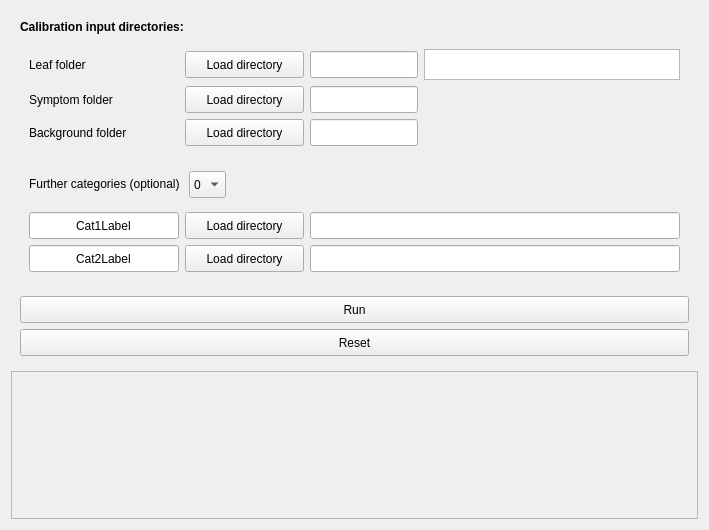
      <widget class="QWidget" name="tabCalibration">
       <attribute name="title">
        <string>Calibration</string>
       </attribute>
       <layout class="QGridLayout" name="gridLayout_4">
        <item row="0" column="0">
         <widget class="QFrame" name="setInFrame">
          <property name="maximumSize">
           <size>
            <width>16777215</width>
            <height>270</height>
           </size>
          </property>
          <property name="frameShape">
           <enum>QFrame::NoFrame</enum>
          </property>
          <property name="frameShadow">
           <enum>QFrame::Raised</enum>
          </property>
          <layout class="QFormLayout" name="formLayout">
           <item row="0" column="0" colspan="2">
            <widget class="QLabel" name="inputSetLabel">
             <property name="maximumSize">
              <size>
               <width>16777215</width>
               <height>34</height>
              </size>
             </property>
             <property name="text">
              <string>&lt;html&gt;&lt;head/&gt;&lt;body&gt;&lt;p&gt;&lt;span style=&quot; font-weight:600;&quot;&gt;Calibration input directories:&lt;/span&gt;&lt;/p&gt;&lt;/body&gt;&lt;/html&gt;</string>
             </property>
            </widget>
           </item>
           <item row="1" column="0" colspan="2">
            <widget class="QFrame" name="inFrame">
             <property name="frameShape">
              <enum>QFrame::NoFrame</enum>
             </property>
             <property name="frameShadow">
              <enum>QFrame::Raised</enum>
             </property>
             <layout class="QGridLayout" name="gridLayout_6">
              <item row="2" column="1">
               <widget class="QPushButton" name="loadBackgroundPushButton">
                <property name="minimumSize">
                 <size>
                  <width>119</width>
                  <height>27</height>
                 </size>
                </property>
                <property name="maximumSize">
                 <size>
                  <width>119</width>
                  <height>27</height>
                 </size>
                </property>
                <property name="toolTip">
                 <string>&lt;html&gt;&lt;head/&gt;&lt;body&gt;&lt;p&gt;Open file dialog to load list accession file (.txt)&lt;/p&gt;&lt;/body&gt;&lt;/html&gt;</string>
                </property>
                <property name="whatsThis">
                 <string>&lt;html&gt;&lt;head/&gt;&lt;body&gt;&lt;p&gt;Open file dialog to load list accession file (.txt)&lt;/p&gt;&lt;/body&gt;&lt;/html&gt;</string>
                </property>
                <property name="text">
                 <string>Load directory</string>
                </property>
               </widget>
              </item>
              <item row="0" column="1">
               <widget class="QPushButton" name="loadLeafPushButton">
                <property name="minimumSize">
                 <size>
                  <width>119</width>
                  <height>27</height>
                 </size>
                </property>
                <property name="maximumSize">
                 <size>
                  <width>119</width>
                  <height>27</height>
                 </size>
                </property>
                <property name="toolTip">
                 <string>&lt;html&gt;&lt;head/&gt;&lt;body&gt;&lt;p&gt;Open file dialog to load list accession file (.txt)&lt;/p&gt;&lt;/body&gt;&lt;/html&gt;</string>
                </property>
                <property name="whatsThis">
                 <string>&lt;html&gt;&lt;head/&gt;&lt;body&gt;&lt;p&gt;Open file dialog to load list accession file (.txt)&lt;/p&gt;&lt;/body&gt;&lt;/html&gt;</string>
                </property>
                <property name="text">
                 <string>Load directory</string>
                </property>
               </widget>
              </item>
              <item row="1" column="0">
               <widget class="QLabel" name="symptomLabel">
                <property name="minimumSize">
                 <size>
                  <width>150</width>
                  <height>27</height>
                 </size>
                </property>
                <property name="maximumSize">
                 <size>
                  <width>210</width>
                  <height>27</height>
                 </size>
                </property>
                <property name="text">
                 <string>Symptom folder</string>
                </property>
               </widget>
              </item>
              <item row="0" column="0">
               <widget class="QLabel" name="leafLabel">
                <property name="minimumSize">
                 <size>
                  <width>150</width>
                  <height>27</height>
                 </size>
                </property>
                <property name="maximumSize">
                 <size>
                  <width>210</width>
                  <height>27</height>
                 </size>
                </property>
                <property name="text">
                 <string>Leaf folder</string>
                </property>
               </widget>
              </item>
              <item row="2" column="0">
               <widget class="QLabel" name="backgroundLabel">
                <property name="minimumSize">
                 <size>
                  <width>150</width>
                  <height>27</height>
                 </size>
                </property>
                <property name="maximumSize">
                 <size>
                  <width>210</width>
                  <height>27</height>
                 </size>
                </property>
                <property name="text">
                 <string>Background folder</string>
                </property>
               </widget>
              </item>
              <item row="1" column="2">
               <widget class="QLineEdit" name="symptomOpenLineEdit">
                <property name="minimumSize">
                 <size>
                  <width>0</width>
                  <height>27</height>
                 </size>
                </property>
                <property name="maximumSize">
                 <size>
                  <width>500</width>
                  <height>27</height>
                 </size>
                </property>
                <property name="toolTip">
                 <string>&lt;html&gt;&lt;head/&gt;&lt;body&gt;&lt;p&gt;
Number of population maximum for DAPC. (Warning: R script colours contain only 10 values increase numbre if you select more than 10.)&lt;br/&gt;
An optinal integer indicating the number of clusters to be sought.&lt;br/&gt;
If provided, the function will only run K-means once, for this number of clusters.&lt;br/&gt;
If left as NULL, several K-means are run for a range of k (number of clusters) values.&lt;/p&gt;&lt;/body&gt;&lt;/html&gt;</string>
                </property>
                <property name="text">
                 <string/>
                </property>
                <property name="alignment">
                 <set>Qt::AlignCenter</set>
                </property>
               </widget>
              </item>
              <item row="2" column="2">
               <widget class="QLineEdit" name="backgroundOpenLineEdit">
                <property name="minimumSize">
                 <size>
                  <width>0</width>
                  <height>27</height>
                 </size>
                </property>
                <property name="maximumSize">
                 <size>
                  <width>500</width>
                  <height>27</height>
                 </size>
                </property>
                <property name="toolTip">
                 <string>&lt;html&gt;&lt;head/&gt;&lt;body&gt;&lt;p&gt;
Number of population maximum for DAPC. (Warning: R script colours contain only 10 values increase numbre if you select more than 10.)&lt;br/&gt;
An optinal integer indicating the number of clusters to be sought.&lt;br/&gt;
If provided, the function will only run K-means once, for this number of clusters.&lt;br/&gt;
If left as NULL, several K-means are run for a range of k (number of clusters) values.&lt;/p&gt;&lt;/body&gt;&lt;/html&gt;</string>
                </property>
                <property name="text">
                 <string/>
                </property>
                <property name="alignment">
                 <set>Qt::AlignCenter</set>
                </property>
               </widget>
              </item>
              <item row="1" column="1">
               <widget class="QPushButton" name="loadSymptomPushButton">
                <property name="minimumSize">
                 <size>
                  <width>119</width>
                  <height>27</height>
                 </size>
                </property>
                <property name="maximumSize">
                 <size>
                  <width>119</width>
                  <height>27</height>
                 </size>
                </property>
                <property name="toolTip">
                 <string>&lt;html&gt;&lt;head/&gt;&lt;body&gt;&lt;p&gt;Open file dialog to load list accession file (.txt)&lt;/p&gt;&lt;/body&gt;&lt;/html&gt;</string>
                </property>
                <property name="whatsThis">
                 <string>&lt;html&gt;&lt;head/&gt;&lt;body&gt;&lt;p&gt;Open file dialog to load list accession file (.txt)&lt;/p&gt;&lt;/body&gt;&lt;/html&gt;</string>
                </property>
                <property name="text">
                 <string>Load directory</string>
                </property>
               </widget>
              </item>
              <item row="0" column="2">
               <widget class="QLineEdit" name="leafOpenLineEdit">
                <property name="minimumSize">
                 <size>
                  <width>0</width>
                  <height>27</height>
                 </size>
                </property>
                <property name="maximumSize">
                 <size>
                  <width>500</width>
                  <height>27</height>
                 </size>
                </property>
                <property name="toolTip">
                 <string>&lt;html&gt;&lt;head/&gt;&lt;body&gt;&lt;p&gt;
Number of population maximum for DAPC. (Warning: R script colours contain only 10 values increase numbre if you select more than 10.)&lt;br/&gt;
An optinal integer indicating the number of clusters to be sought.&lt;br/&gt;
If provided, the function will only run K-means once, for this number of clusters.&lt;br/&gt;
If left as NULL, several K-means are run for a range of k (number of clusters) values.&lt;/p&gt;&lt;/body&gt;&lt;/html&gt;</string>
                </property>
                <property name="text">
                 <string/>
                </property>
                <property name="alignment">
                 <set>Qt::AlignCenter</set>
                </property>
               </widget>
              </item>
              <item row="0" column="3">
               <widget class="QTreeView" name="treeView"/>
              </item>
             </layout>
            </widget>
           </item>
           <item row="2" column="0" colspan="2">
            <widget class="QFrame" name="futherFrame">
             <property name="enabled">
              <bool>true</bool>
             </property>
             <property name="frameShape">
              <enum>QFrame::NoFrame</enum>
             </property>
             <property name="frameShadow">
              <enum>QFrame::Raised</enum>
             </property>
             <layout class="QGridLayout" name="gridLayout_10">
              <item row="0" column="0">
               <widget class="QLabel" name="futherCatLabel">
                <property name="minimumSize">
                 <size>
                  <width>150</width>
                  <height>27</height>
                 </size>
                </property>
                <property name="maximumSize">
                 <size>
                  <width>210</width>
                  <height>27</height>
                 </size>
                </property>
                <property name="text">
                 <string>Further categories (optional) </string>
                </property>
               </widget>
              </item>
              <item row="0" column="1">
               <widget class="QComboBox" name="futherCategoriesComboBox">
                <property name="minimumSize">
                 <size>
                  <width>0</width>
                  <height>27</height>
                 </size>
                </property>
                <property name="maximumSize">
                 <size>
                  <width>60</width>
                  <height>25</height>
                 </size>
                </property>
                <property name="toolTip">
                 <string>&lt;html&gt;&lt;head/&gt;&lt;body&gt;&lt;p&gt;
Modifie the graph build by R script. See below to select value&lt;br/&gt;&lt;/p&gt;&lt;/body&gt;&lt;/html&gt;</string>
                </property>
                <property name="editable">
                 <bool>false</bool>
                </property>
                <property name="currentIndex">
                 <number>0</number>
                </property>
                <property name="maxCount">
                 <number>10</number>
                </property>
                <item>
                 <property name="text">
                  <string>0</string>
                 </property>
                </item>
                <item>
                 <property name="text">
                  <string>1</string>
                 </property>
                </item>
                <item>
                 <property name="text">
                  <string>2</string>
                 </property>
                </item>
               </widget>
              </item>
              <item row="0" column="2">
               <spacer name="horizontalSpacer">
                <property name="orientation">
                 <enum>Qt::Horizontal</enum>
                </property>
                <property name="sizeHint" stdset="0">
                 <size>
                  <width>40</width>
                  <height>20</height>
                 </size>
                </property>
               </spacer>
              </item>
             </layout>
            </widget>
           </item>
           <item row="3" column="0" colspan="2">
            <widget class="QFrame" name="cat1Frame">
             <property name="enabled">
              <bool>true</bool>
             </property>
             <property name="maximumSize">
              <size>
               <width>16777215</width>
               <height>45</height>
              </size>
             </property>
             <property name="frameShape">
              <enum>QFrame::NoFrame</enum>
             </property>
             <property name="frameShadow">
              <enum>QFrame::Raised</enum>
             </property>
             <layout class="QGridLayout" name="gridLayout_8">
              <property name="topMargin">
               <number>0</number>
              </property>
              <property name="bottomMargin">
               <number>0</number>
              </property>
              <item row="1" column="0">
               <widget class="QLineEdit" name="category1LabelLineEdit">
                <property name="sizePolicy">
                 <sizepolicy hsizetype="Preferred" vsizetype="Preferred">
                  <horstretch>0</horstretch>
                  <verstretch>0</verstretch>
                 </sizepolicy>
                </property>
                <property name="minimumSize">
                 <size>
                  <width>150</width>
                  <height>27</height>
                 </size>
                </property>
                <property name="maximumSize">
                 <size>
                  <width>210</width>
                  <height>27</height>
                 </size>
                </property>
                <property name="toolTip">
                 <string>&lt;html&gt;&lt;head/&gt;&lt;body&gt;&lt;p&gt;
Number of population maximum for DAPC. (Warning: R script colours contain only 10 values increase numbre if you select more than 10.)&lt;br/&gt;
An optinal integer indicating the number of clusters to be sought.&lt;br/&gt;
If provided, the function will only run K-means once, for this number of clusters.&lt;br/&gt;
If left as NULL, several K-means are run for a range of k (number of clusters) values.&lt;/p&gt;&lt;/body&gt;&lt;/html&gt;</string>
                </property>
                <property name="text">
                 <string>Cat1Label</string>
                </property>
                <property name="alignment">
                 <set>Qt::AlignCenter</set>
                </property>
               </widget>
              </item>
              <item row="1" column="2">
               <widget class="QLineEdit" name="category1OpenLineEdit">
                <property name="minimumSize">
                 <size>
                  <width>0</width>
                  <height>27</height>
                 </size>
                </property>
                <property name="maximumSize">
                 <size>
                  <width>500</width>
                  <height>27</height>
                 </size>
                </property>
                <property name="toolTip">
                 <string>&lt;html&gt;&lt;head/&gt;&lt;body&gt;&lt;p&gt;
Number of population maximum for DAPC. (Warning: R script colours contain only 10 values increase numbre if you select more than 10.)&lt;br/&gt;
An optinal integer indicating the number of clusters to be sought.&lt;br/&gt;
If provided, the function will only run K-means once, for this number of clusters.&lt;br/&gt;
If left as NULL, several K-means are run for a range of k (number of clusters) values.&lt;/p&gt;&lt;/body&gt;&lt;/html&gt;</string>
                </property>
                <property name="text">
                 <string/>
                </property>
                <property name="alignment">
                 <set>Qt::AlignCenter</set>
                </property>
               </widget>
              </item>
              <item row="1" column="1">
               <widget class="QPushButton" name="loadCategory1PushButton">
                <property name="minimumSize">
                 <size>
                  <width>119</width>
                  <height>27</height>
                 </size>
                </property>
                <property name="maximumSize">
                 <size>
                  <width>119</width>
                  <height>27</height>
                 </size>
                </property>
                <property name="toolTip">
                 <string>&lt;html&gt;&lt;head/&gt;&lt;body&gt;&lt;p&gt;Open file dialog to load list accession file (.txt)&lt;/p&gt;&lt;/body&gt;&lt;/html&gt;</string>
                </property>
                <property name="whatsThis">
                 <string>&lt;html&gt;&lt;head/&gt;&lt;body&gt;&lt;p&gt;Open file dialog to load list accession file (.txt)&lt;/p&gt;&lt;/body&gt;&lt;/html&gt;</string>
                </property>
                <property name="text">
                 <string>Load directory</string>
                </property>
               </widget>
              </item>
             </layout>
            </widget>
           </item>
           <item row="4" column="0" colspan="2">
            <widget class="QFrame" name="cat2Frame">
             <property name="maximumSize">
              <size>
               <width>16777215</width>
               <height>45</height>
              </size>
             </property>
             <property name="frameShape">
              <enum>QFrame::NoFrame</enum>
             </property>
             <property name="frameShadow">
              <enum>QFrame::Raised</enum>
             </property>
             <layout class="QGridLayout" name="gridLayout_9">
              <property name="leftMargin">
               <number>9</number>
              </property>
              <property name="topMargin">
               <number>0</number>
              </property>
              <property name="bottomMargin">
               <number>0</number>
              </property>
              <item row="0" column="1">
               <widget class="QPushButton" name="loadCategoryPushButton">
                <property name="minimumSize">
                 <size>
                  <width>119</width>
                  <height>27</height>
                 </size>
                </property>
                <property name="maximumSize">
                 <size>
                  <width>119</width>
                  <height>27</height>
                 </size>
                </property>
                <property name="toolTip">
                 <string>&lt;html&gt;&lt;head/&gt;&lt;body&gt;&lt;p&gt;Open file dialog to load list accession file (.txt)&lt;/p&gt;&lt;/body&gt;&lt;/html&gt;</string>
                </property>
                <property name="whatsThis">
                 <string>&lt;html&gt;&lt;head/&gt;&lt;body&gt;&lt;p&gt;Open file dialog to load list accession file (.txt)&lt;/p&gt;&lt;/body&gt;&lt;/html&gt;</string>
                </property>
                <property name="text">
                 <string>Load directory</string>
                </property>
               </widget>
              </item>
              <item row="0" column="0">
               <widget class="QLineEdit" name="category2LabelLineEdit">
                <property name="sizePolicy">
                 <sizepolicy hsizetype="Preferred" vsizetype="Preferred">
                  <horstretch>0</horstretch>
                  <verstretch>0</verstretch>
                 </sizepolicy>
                </property>
                <property name="minimumSize">
                 <size>
                  <width>150</width>
                  <height>27</height>
                 </size>
                </property>
                <property name="maximumSize">
                 <size>
                  <width>210</width>
                  <height>27</height>
                 </size>
                </property>
                <property name="toolTip">
                 <string>&lt;html&gt;&lt;head/&gt;&lt;body&gt;&lt;p&gt;
Number of population maximum for DAPC. (Warning: R script colours contain only 10 values increase numbre if you select more than 10.)&lt;br/&gt;
An optinal integer indicating the number of clusters to be sought.&lt;br/&gt;
If provided, the function will only run K-means once, for this number of clusters.&lt;br/&gt;
If left as NULL, several K-means are run for a range of k (number of clusters) values.&lt;/p&gt;&lt;/body&gt;&lt;/html&gt;</string>
                </property>
                <property name="text">
                 <string>Cat2Label</string>
                </property>
                <property name="alignment">
                 <set>Qt::AlignCenter</set>
                </property>
               </widget>
              </item>
              <item row="0" column="2">
               <widget class="QLineEdit" name="category2OpenLineEdit">
                <property name="minimumSize">
                 <size>
                  <width>0</width>
                  <height>27</height>
                 </size>
                </property>
                <property name="maximumSize">
                 <size>
                  <width>500</width>
                  <height>27</height>
                 </size>
                </property>
                <property name="toolTip">
                 <string>&lt;html&gt;&lt;head/&gt;&lt;body&gt;&lt;p&gt;
Number of population maximum for DAPC. (Warning: R script colours contain only 10 values increase numbre if you select more than 10.)&lt;br/&gt;
An optinal integer indicating the number of clusters to be sought.&lt;br/&gt;
If provided, the function will only run K-means once, for this number of clusters.&lt;br/&gt;
If left as NULL, several K-means are run for a range of k (number of clusters) values.&lt;/p&gt;&lt;/body&gt;&lt;/html&gt;</string>
                </property>
                <property name="text">
                 <string/>
                </property>
                <property name="alignment">
                 <set>Qt::AlignCenter</set>
                </property>
               </widget>
              </item>
             </layout>
            </widget>
           </item>
          </layout>
         </widget>
        </item>
        <item row="1" column="0">
         <widget class="QFrame" name="frame_3">
          <property name="maximumSize">
           <size>
            <width>16777215</width>
            <height>80</height>
           </size>
          </property>
          <property name="frameShape">
           <enum>QFrame::NoFrame</enum>
          </property>
          <property name="frameShadow">
           <enum>QFrame::Raised</enum>
          </property>
          <layout class="QGridLayout" name="gridLayout_17">
           <item row="1" column="0">
            <widget class="QPushButton" name="resetCalibrationPushButton">
             <property name="minimumSize">
              <size>
               <width>0</width>
               <height>27</height>
              </size>
             </property>
             <property name="maximumSize">
              <size>
               <width>700</width>
               <height>27</height>
              </size>
             </property>
             <property name="toolTip">
              <string>&lt;html&gt;&lt;head/&gt;&lt;body&gt;&lt;p&gt;run the programm&lt;/p&gt;&lt;/body&gt;&lt;/html&gt;</string>
             </property>
             <property name="whatsThis">
              <string>&lt;html&gt;&lt;head/&gt;&lt;body&gt;&lt;p&gt;run the programm&lt;/p&gt;&lt;/body&gt;&lt;/html&gt;</string>
             </property>
             <property name="text">
              <string>Reset</string>
             </property>
            </widget>
           </item>
           <item row="0" column="0">
            <widget class="QPushButton" name="runCalibrationPushButton">
             <property name="minimumSize">
              <size>
               <width>0</width>
               <height>27</height>
              </size>
             </property>
             <property name="maximumSize">
              <size>
               <width>700</width>
               <height>27</height>
              </size>
             </property>
             <property name="toolTip">
              <string>&lt;html&gt;&lt;head/&gt;&lt;body&gt;&lt;p&gt;run the programm&lt;/p&gt;&lt;/body&gt;&lt;/html&gt;</string>
             </property>
             <property name="whatsThis">
              <string>&lt;html&gt;&lt;head/&gt;&lt;body&gt;&lt;p&gt;run the programm&lt;/p&gt;&lt;/body&gt;&lt;/html&gt;</string>
             </property>
             <property name="text">
              <string>Run</string>
             </property>
            </widget>
           </item>
          </layout>
         </widget>
        </item>
        <item row="2" column="0">
         <widget class="QFrame" name="calibrationOutFrame">
          <property name="frameShape">
           <enum>QFrame::StyledPanel</enum>
          </property>
          <property name="frameShadow">
           <enum>QFrame::Raised</enum>
          </property>
          <layout class="QGridLayout" name="gridLayout_19">
           <item row="0" column="0">
            <layout class="QGridLayout" name="viewLayout"/>
           </item>
           <item row="0" column="1">
            <widget class="QLabel" name="imgLabel">
             <property name="minimumSize">
              <size>
               <width>128</width>
               <height>128</height>
              </size>
             </property>
             <property name="maximumSize">
              <size>
               <width>512</width>
               <height>512</height>
              </size>
             </property>
             <property name="toolTip">
              <string>&lt;html&gt;&lt;head/&gt;&lt;body&gt;&lt;p&gt;Graphic previous&lt;br/&gt;&lt;/p&gt;&lt;/body&gt;&lt;/html&gt;</string>
             </property>
             <property name="text">
              <string/>
             </property>
             <property name="textFormat">
              <enum>Qt::AutoText</enum>
             </property>
             <property name="scaledContents">
              <bool>true</bool>
             </property>
             <property name="alignment">
              <set>Qt::AlignCenter</set>
             </property>
             <property name="wordWrap">
              <bool>false</bool>
             </property>
             <property name="indent">
              <number>0</number>
             </property>
            </widget>
           </item>
          </layout>
         </widget>
        </item>
       </layout>
      </widget>
